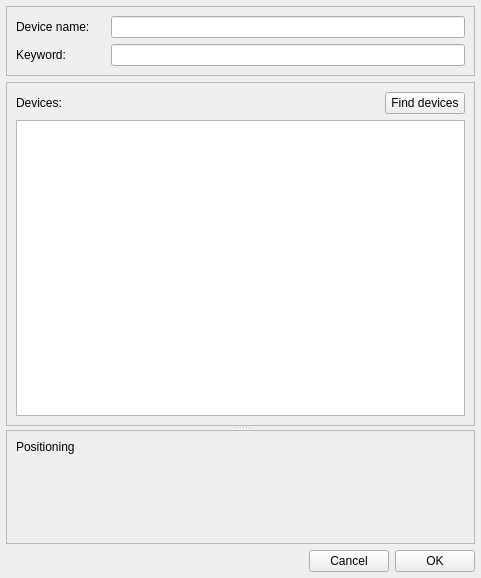
<?xml version="1.0" encoding="UTF-8"?>
<ui version="4.0">
 <class>SettingsWidget</class>
 <widget class="QWidget" name="SettingsWidget">
  <property name="geometry">
   <rect>
    <x>0</x>
    <y>0</y>
    <width>481</width>
    <height>578</height>
   </rect>
  </property>
  <property name="windowTitle">
   <string>SimpleSharedCursor Settings</string>
  </property>
  <layout class="QVBoxLayout" name="verticalLayout_3">
   <property name="leftMargin">
    <number>6</number>
   </property>
   <property name="topMargin">
    <number>6</number>
   </property>
   <property name="rightMargin">
    <number>6</number>
   </property>
   <property name="bottomMargin">
    <number>6</number>
   </property>
   <item>
    <widget class="QFrame" name="frameNames">
     <property name="frameShape">
      <enum>QFrame::StyledPanel</enum>
     </property>
     <property name="frameShadow">
      <enum>QFrame::Raised</enum>
     </property>
     <layout class="QVBoxLayout" name="verticalLayout_4">
      <item>
       <layout class="QHBoxLayout" name="horizontalLayout_4" stretch="1,4">
        <item>
         <widget class="QLabel" name="labelDeviceName">
          <property name="text">
           <string>Device name:</string>
          </property>
         </widget>
        </item>
        <item>
         <widget class="QLineEdit" name="lineDeviceName"/>
        </item>
       </layout>
      </item>
      <item>
       <layout class="QHBoxLayout" name="horizontalLayout_2" stretch="1,4">
        <item>
         <widget class="QLabel" name="labelKeyword">
          <property name="text">
           <string>Keyword:</string>
          </property>
         </widget>
        </item>
        <item>
         <widget class="QLineEdit" name="lineEditKeyword">
          <property name="echoMode">
           <enum>QLineEdit::Password</enum>
          </property>
         </widget>
        </item>
       </layout>
      </item>
     </layout>
    </widget>
   </item>
   <item>
    <widget class="QSplitter" name="splitter">
     <property name="orientation">
      <enum>Qt::Vertical</enum>
     </property>
     <property name="childrenCollapsible">
      <bool>false</bool>
     </property>
     <widget class="QFrame" name="frameDevices">
      <property name="frameShape">
       <enum>QFrame::StyledPanel</enum>
      </property>
      <property name="frameShadow">
       <enum>QFrame::Raised</enum>
      </property>
      <layout class="QVBoxLayout" name="verticalLayout">
       <item>
        <layout class="QHBoxLayout" name="horizontalLayout_3" stretch="0,0,0">
         <item>
          <widget class="QLabel" name="labelDevices">
           <property name="text">
            <string>Devices:</string>
           </property>
          </widget>
         </item>
         <item>
          <spacer name="horizontalSpacer_2">
           <property name="orientation">
            <enum>Qt::Horizontal</enum>
           </property>
           <property name="sizeHint" stdset="0">
            <size>
             <width>40</width>
             <height>20</height>
            </size>
           </property>
          </spacer>
         </item>
         <item>
          <widget class="QPushButton" name="btnFindDevices">
           <property name="text">
            <string>Find devices</string>
           </property>
          </widget>
         </item>
        </layout>
       </item>
       <item>
        <widget class="QListWidget" name="listWidgetDevices">
         <property name="selectionMode">
          <enum>QAbstractItemView::NoSelection</enum>
         </property>
        </widget>
       </item>
      </layout>
     </widget>
     <widget class="QFrame" name="framePositioning">
      <property name="frameShape">
       <enum>QFrame::StyledPanel</enum>
      </property>
      <property name="frameShadow">
       <enum>QFrame::Raised</enum>
      </property>
      <layout class="QVBoxLayout" name="verticalLayout_2" stretch="0,1">
       <item>
        <widget class="QLabel" name="labelPositioning">
         <property name="text">
          <string>Positioning</string>
         </property>
        </widget>
       </item>
       <item>
        <widget class="QWidget" name="widgetPositioning" native="true">
         <property name="minimumSize">
          <size>
           <width>0</width>
           <height>40</height>
          </size>
         </property>
         <layout class="QGridLayout" name="positioningLayout">
          <property name="leftMargin">
           <number>0</number>
          </property>
          <property name="topMargin">
           <number>0</number>
          </property>
          <property name="rightMargin">
           <number>0</number>
          </property>
          <property name="bottomMargin">
           <number>0</number>
          </property>
          <property name="spacing">
           <number>0</number>
          </property>
         </layout>
        </widget>
       </item>
      </layout>
     </widget>
    </widget>
   </item>
   <item>
    <layout class="QHBoxLayout" name="horizontalLayout">
     <item>
      <spacer name="horizontalSpacer">
       <property name="orientation">
        <enum>Qt::Horizontal</enum>
       </property>
       <property name="sizeHint" stdset="0">
        <size>
         <width>40</width>
         <height>20</height>
        </size>
       </property>
      </spacer>
     </item>
     <item>
      <widget class="QPushButton" name="btnCancel">
       <property name="text">
        <string>Cancel</string>
       </property>
       <property name="icon">
        <iconset resource="../../resources.qrc">
         <normaloff>:/img/cross.png</normaloff>:/img/cross.png</iconset>
       </property>
      </widget>
     </item>
     <item>
      <widget class="QPushButton" name="btnOk">
       <property name="text">
        <string>OK</string>
       </property>
       <property name="icon">
        <iconset resource="../../resources.qrc">
         <normaloff>:/img/ok.png</normaloff>:/img/ok.png</iconset>
       </property>
      </widget>
     </item>
    </layout>
   </item>
  </layout>
 </widget>
 <resources>
  <include location="../../resources.qrc"/>
 </resources>
 <connections/>
</ui>
